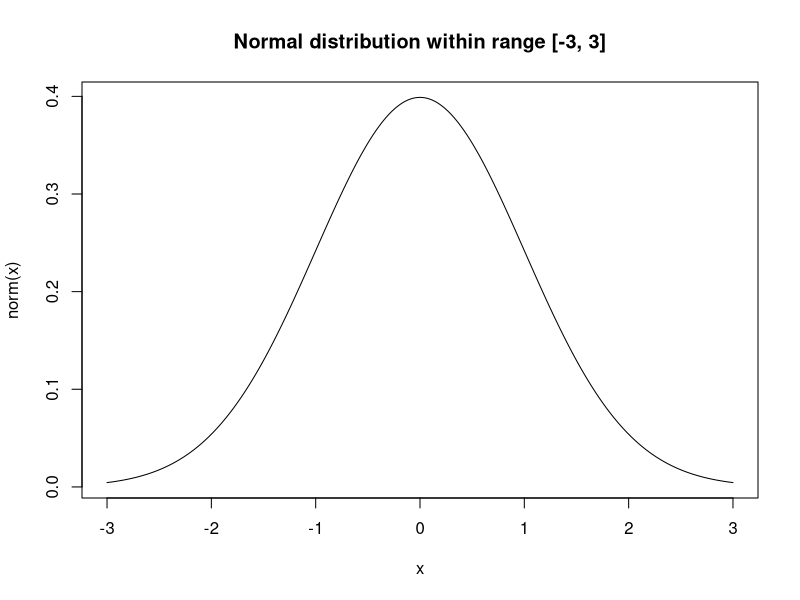
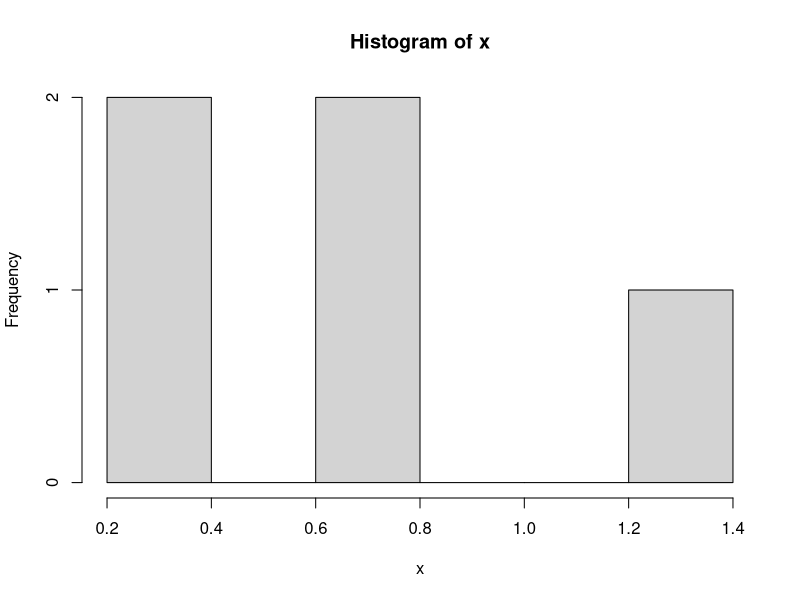
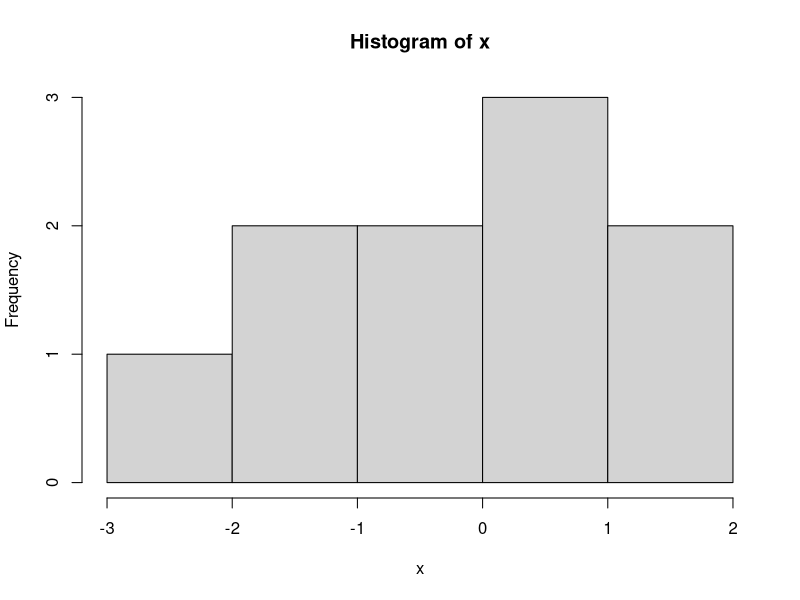
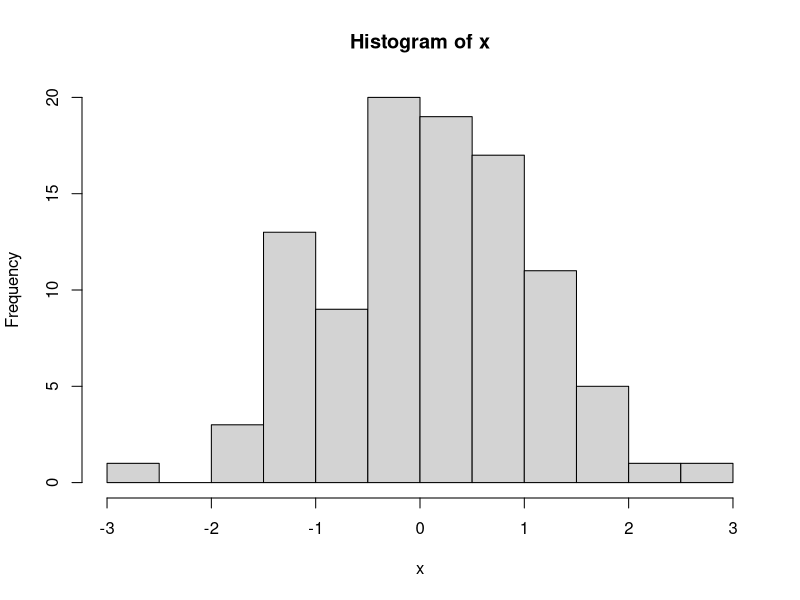
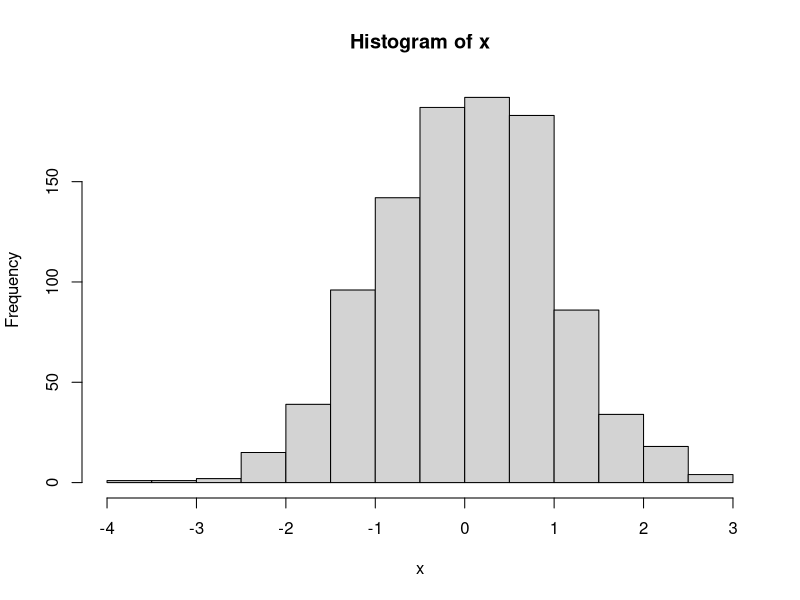
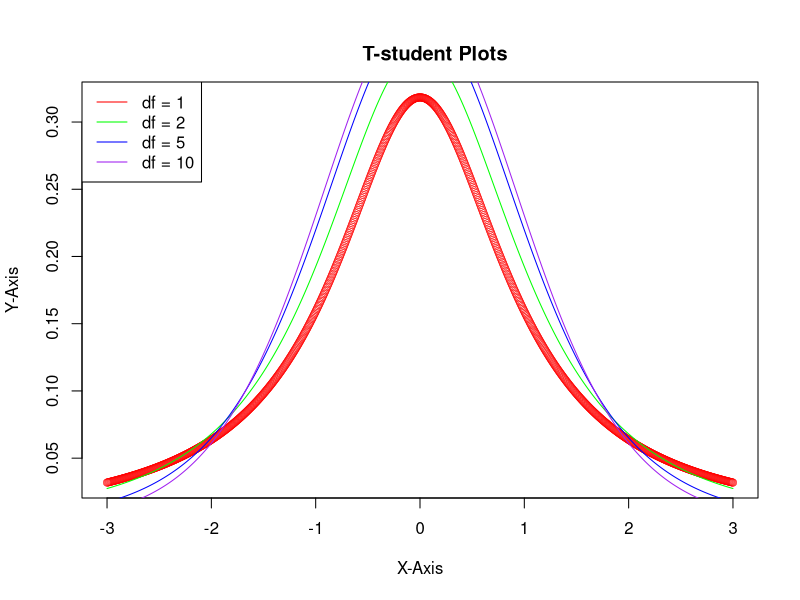
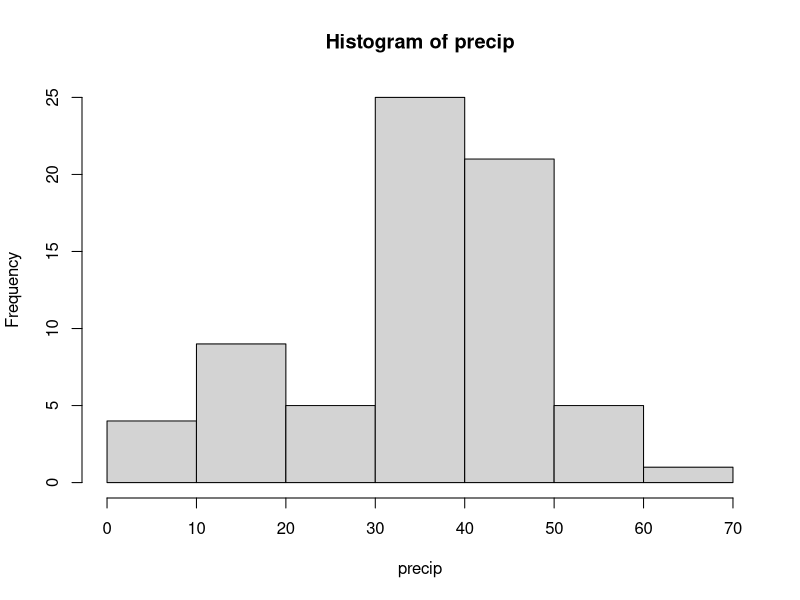
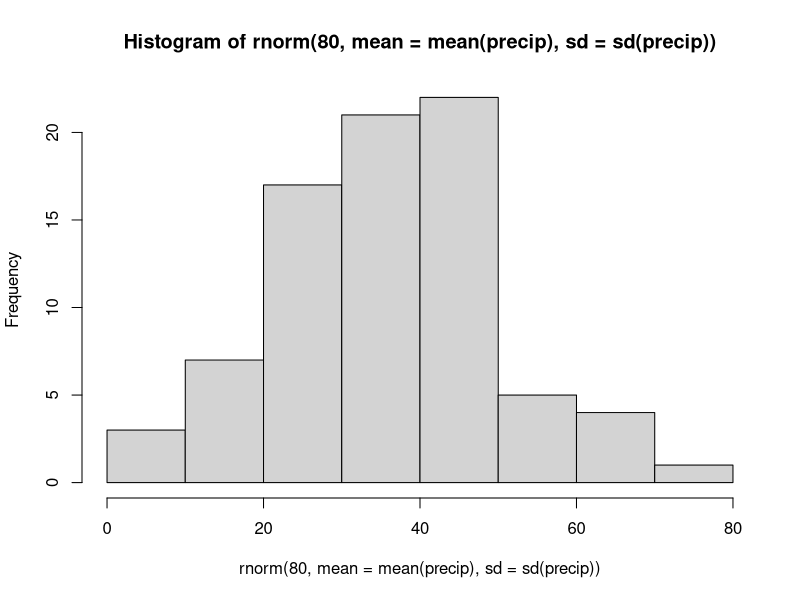

Recreate these plots in R, in order.
## ---- chunk 1
norm_x <- seq(-3, 3, length = 1000)
norm_y <- dnorm(norm_x)
plot(norm_x, norm_y, type = "l", xlab = "x", ylab = "norm(x)", main = "Normal distribution within range [-3, 3]")
## ---- chunk 2
x <- rnorm(5)
hist(x)
x <- rnorm(10)
hist(x)
x <- rnorm(100)
hist(x)
x <- rnorm(1000)
hist(x)
## ---- chunk 3
t_x <- seq(-3, 3, length = 1000)
colors <- c("red", "green", "blue", "purple")
df_plots <- c(1, 2, 5, 10)
plot(t_x, dt(t_x, df_plots[1]), col = colors[1], main = "
     T-student Plots", ylab = "Y-Axis", xlab = "X-Axis", lwd = 0.5) 
for(i in 2:4)
{
  lines(t_x, dt(t_x, df_plots[i]), col = colors[i]) 
}
legend("topleft", c("df = 1", "df = 2", "df = 5", "df = 10"), col = colors, lty = c(1,1,1,1))
## ---- chunk 4
hist(precip)
hist(rnorm(80, mean = mean(precip), sd = sd(precip)))
## ---- chunk 5
norm_y <- rnorm(1000)
hist(norm_y, breaks = 7)
hist(norm_y, breaks = 13)
hist(norm_y, breaks = 30)
hist(norm_y, breaks = 13, density = 10)
## ---- chunk 6
hist(norm_y, breaks = 13, prob = TRUE, col = "grey", main = "Histogram and its density curve", xlab = "X-axis", 
     ylab = "Y-axis")
lines(density(norm_y, adjust = 3), col = "red", lwd = 2)
legend("topright", c("Histogram", "Density of the histogram"), col = c("grey", "red")
       , lty = c(1, 1, 1, 1))
## ---- chunk 7
whiskers = boxplot(rivers)
## ---- chunk 8
whiskers
## ---- chunk 9
group_1 = rivers[rivers < 500]
group_2 = rivers[rivers < 1500]
group_3 = rivers[rivers < 3000]
group_4 = rivers[rivers >= 3000]
vec_count_group = c(length(group_1), length(group_2), length(group_3), length(group_4))
vec_count_group = (vec_count_group * 100) / sum(vec_count_group)
pie(vec_count_group, col = c("red", "blue", "green", "purple"),  label = paste0(
  round(vec_count_group) , "%  " , c("tiny", "short", "medium", "long")))
  
## ---- chunk 10
data()
mtcars
boxplot(mtcars$disp ~ mtcars$hp)
## ---- chunk 11
library(ggplot2)


ggplot(Orange, aes(x = age, y = circumference)) + geom_point()
## ---- chunk 12
ggplot(Orange, aes(x = age, y = circumference)) + geom_point(aes(size = Tree), color = "red")
## ---- chunk 13
ggplot(Orange, aes(x = age, y = circumference)) + geom_smooth()
## ---- chunk 14
Orange$AgeGroup = Orange$age

colour <- c("blue", "royalblue4", "green", "springgreen4", "pink")

Orange$AgeGroup[Orange$age <= 250] = "Young"
Orange$AgeGroup[Orange$age > 250 & Orange$age <= 900] = "Adult"
Orange$AgeGroup[Orange$age > 900] = "Old"

ggplot(Orange, aes(fill = Tree, x = AgeGroup, y = circumference)) + geom_bar(stat = "identity", position="dodge") + coord_flip() + ggtitle("Growth of Orange Trees") + scale_fill_manual("legend", values = colour)
